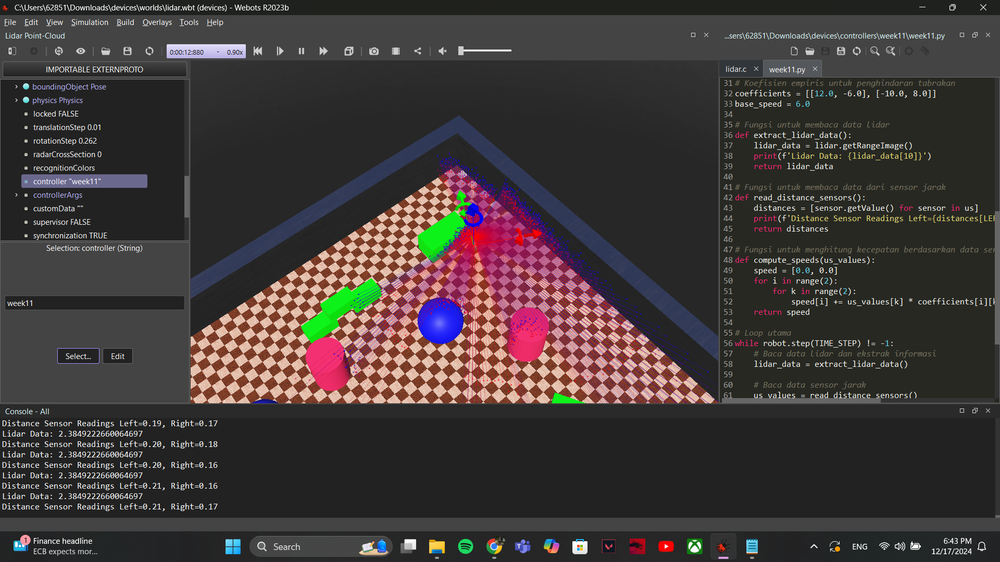
#> input picture Week 11/Simulasi robot 1.png, 1000 x 562 px, shrunk from 1920 x 1080 before the run
$ jupyter execute Nur_Ihsan_Ibrahim_Abdul_Fattah_Week_11.ipynb
#> lines starting #> are read from the running program, lines starting #| are printed output that depends on the picture; after the words box and inside, x2 and y2 are one past the last pixel; in counts of white or black regions, pixels touching at a corner belong together
[cell 1]
from google.colab import files
import cv2
import numpy as np
import matplotlib.pyplot as plt

# Unggah gambar
uploaded = files.upload()
#> the answer given: Simulasi robot 1.png
filename = list(uploaded.keys())[0]

# Load gambar
image = cv2.imread(filename, cv2.IMREAD_GRAYSCALE)
#> image: shape (562, 1000); min 0, max 255, mean 59.3

# Deteksi tepi menggunakan Canny
edges = cv2.Canny(image, 50, 150)
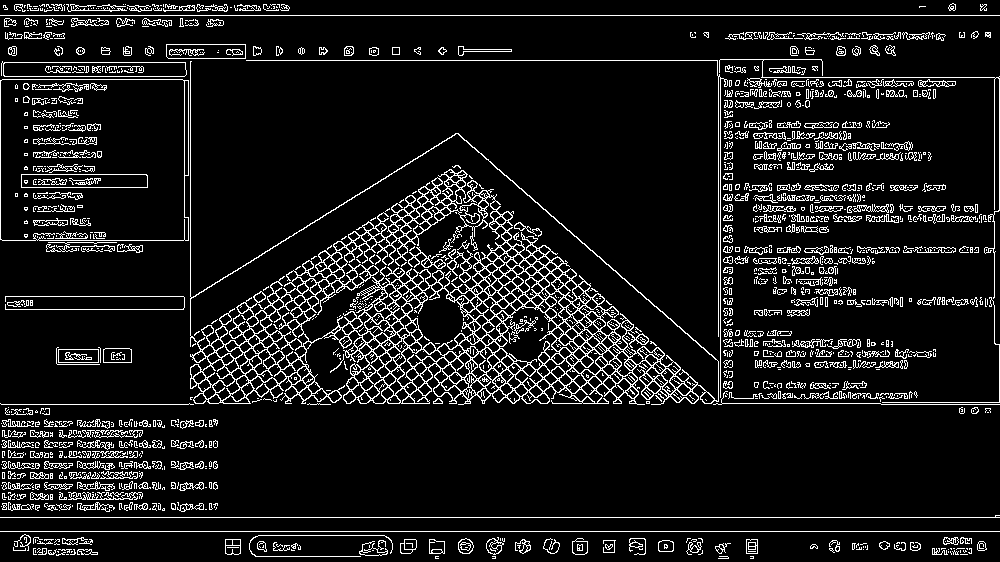
#> edges: shape (562, 1000); 9.8% white in thin lines or dots

# Deteksi garis menggunakan Hough Transform
lines = cv2.HoughLines(edges, 1, np.pi/180, 100)

# Gambar garis pada gambar asli
output = cv2.cvtColor(image, cv2.COLOR_GRAY2BGR)
if lines is not None:
    for line in lines:
        rho, theta = line[0]
        a, b = np.cos(theta), np.sin(theta)
        x0, y0 = a * rho, b * rho
        x1, y1 = int(x0 + 1000 * (-b)), int(y0 + 1000 * a)
        x2, y2 = int(x0 - 1000 * (-b)), int(y0 - 1000 * a)
        cv2.line(output, (x1, y1), (x2, y2), (0, 255, 0), 2)
#> this loop made 4059 passes
#> (rho, theta, a, b, x0, y0, x1, y1) on passes 1 to 3: (15, 1.57, -4.37e-08, 1, -6.56e-07, 15, -1000, 14), (517, 1.57, -4.37e-08, 1, -2.26e-05, 517, -1000, 516), (531, 1.57, -4.37e-08, 1, -2.32e-05, 531, -1000, 530)

# Tampilkan hasil
plt.figure(figsize=(10, 5))
plt.subplot(1, 2, 1), plt.imshow(image, cmap='gray'), plt.title("Original Image")
plt.subplot(1, 2, 2), plt.imshow(cv2.cvtColor(output, cv2.COLOR_BGR2RGB)), plt.title("Detected Lines")
plt.show()

Hasil Analisis

Kode ini digunakan untuk mendeteksi garis pada sebuah gambar. Pertama, gambar diunggah dan diubah menjadi grayscale agar lebih mudah diproses. Kemudian, algoritma Canny digunakan untuk mendeteksi tepi gambar dengan mencari perubahan intensitas piksel yang tajam. Setelah itu, metode Hough Transform diaplikasikan untuk mendeteksi garis berdasarkan parameter rho dan theta dalam koordinat polar. Garis yang terdeteksi kemudian digambar ulang pada gambar asli dengan warna hijau. Hasil akhirnya menampilkan dua gambar: gambar asli dan gambar dengan garis yang telah terdeteksi. Proses ini berguna untuk berbagai aplikasi seperti navigasi robot atau analisis gambar, meskipun akurasi deteksi sangat bergantung pada pengaturan parameter yang digunakan.

[cell 2]
from google.colab import files
import cv2
import matplotlib.pyplot as plt

# Fungsi untuk memeriksa apakah template lebih kecil dari gambar utama
def validate_template_size(main_image, template):
    if template.shape[0] > main_image.shape[0] or template.shape[1] > main_image.shape[1]:
        raise ValueError("Template size must be smaller than the main image size!")

try:
    # Unggah gambar utama
    print("Upload main image:")
    main_image_file = files.upload()
#> the answer given: Simulasi robot 2.png
    main_image_filename = list(main_image_file.keys())[0]

    # Unggah template
    print("Upload template image:")
    template_file = files.upload()
#> the answer given: Simulasi robot 2.png
    template_filename = list(template_file.keys())[0]

    # Load gambar utama dan template
    main_image = cv2.imread(main_image_filename)  # Gambar berwarna
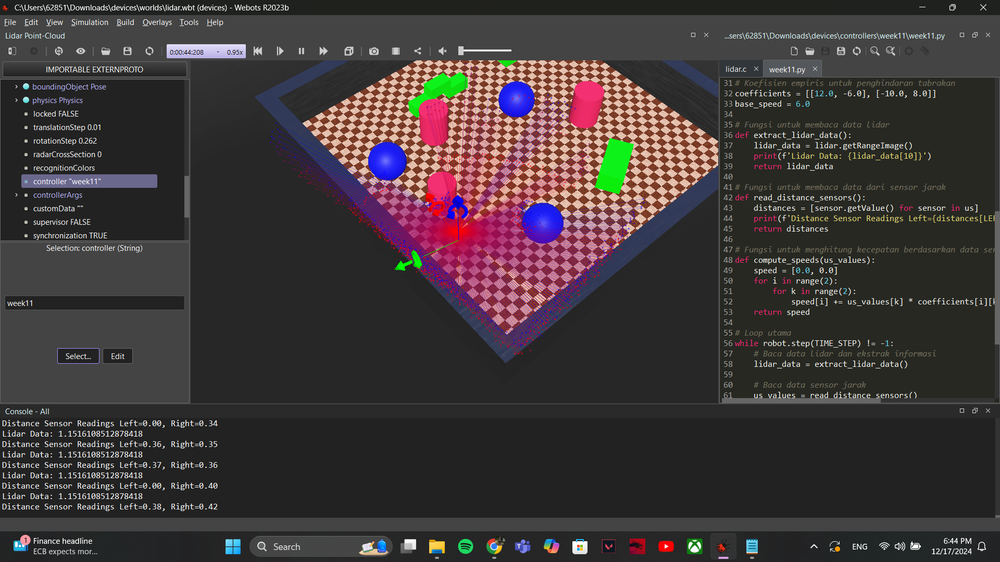
#> input picture Week 11/Simulasi robot 2.png, 1000 x 562 px, shrunk from 1920 x 1080 before the run
#> main_image is the input picture: shape (562, 1000, 3); mean B, G, R 56.9, 55.8, 63.2
    template = cv2.imread(template_filename, cv2.IMREAD_GRAYSCALE)  # Template tetap grayscale
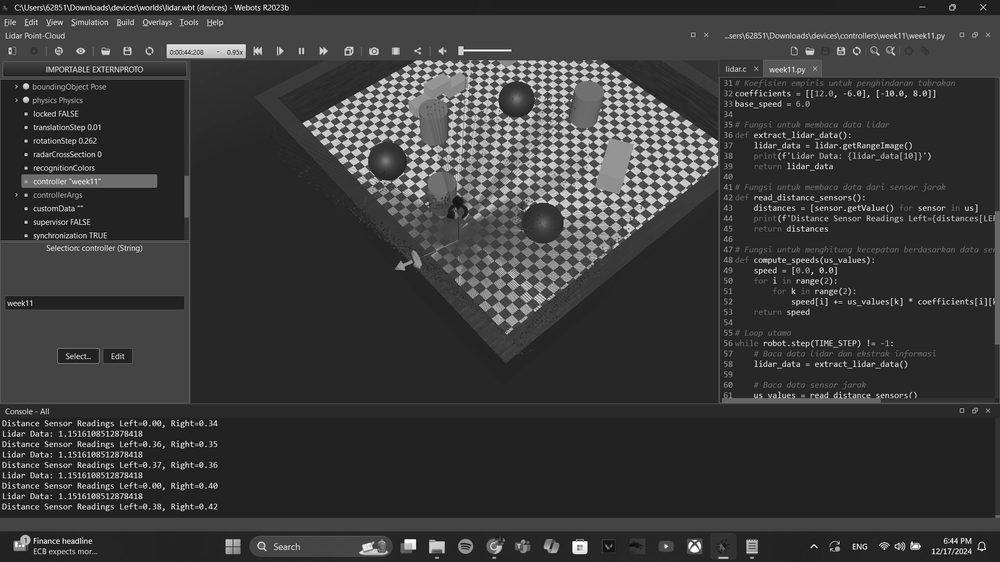
#> template: shape (562, 1000); min 0, max 255, mean 57.9

    # Validasi ukuran template
    validate_template_size(main_image, template)

    # Konversi gambar utama ke grayscale untuk template matching
    main_image_gray = cv2.cvtColor(main_image, cv2.COLOR_BGR2GRAY)

    # Lakukan Template Matching
    result = cv2.matchTemplate(main_image_gray, template, cv2.TM_CCOEFF_NORMED)
#> result = [1]
    min_val, max_val, min_loc, max_loc = cv2.minMaxLoc(result)
#> min_val = 1; max_val = 1; min_loc = (0, 0); max_loc = (0, 0)

    # Gambar kotak di sekitar area yang terdeteksi
    h, w = template.shape
#> h = 562; w = 1000
    top_left = max_loc
#> top_left = (0, 0)
    bottom_right = (top_left[0] + w, top_left[1] + h)
#> bottom_right = (1000, 562)

    # Salin gambar untuk output dan tambahkan kotak dan label
    output = main_image.copy()
    cv2.rectangle(output, top_left, bottom_right, (0, 255, 0), 2)  # Kotak hijau
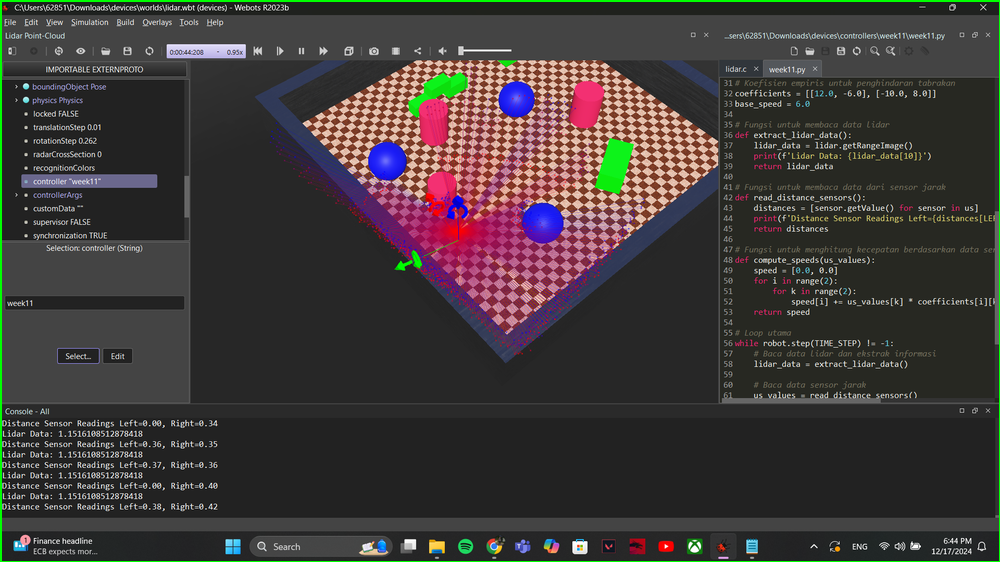
#> output: shape (562, 1000, 3); 0.83% of pixels changed, all inside (x1, y1, x2, y2) = (0, 0, 1000, 562)
    # Tambahkan kotak label di atas kotak deteksi
    label_top_left = (top_left[0], top_left[1] - 30)
#> label_top_left = (0, -30)
    label_bottom_right = (top_left[0] + 100, top_left[1])
#> label_bottom_right = (100, 0)
    cv2.rectangle(output, label_top_left, label_bottom_right, (0, 255, 0), -1)  # Kotak hijau solid untuk label
    cv2.putText(output, "Vas Bunga", (top_left[0] + 5, top_left[1] - 10), cv2.FONT_HERSHEY_SIMPLEX, 0.6, (255, 255, 255), 1)  # Teks putih di atas kotak label

    # Tampilkan hasil
    plt.figure(figsize=(10, 5))
    plt.subplot(1, 2, 1), plt.imshow(cv2.cvtColor(main_image, cv2.COLOR_BGR2RGB)), plt.title("Main Image")
    plt.subplot(1, 2, 2), plt.imshow(cv2.cvtColor(output, cv2.COLOR_BGR2RGB)), plt.title("Detected Area with Label")
    plt.show()

except ValueError as ve:
    print("Error:", ve)
except Exception as e:
    print("An unexpected error occurred:", e)

Hasil Analisis

Kode ini digunakan untuk mendeteksi objek dalam gambar menggunakan metode template matching. Proses dimulai dengan mengunggah gambar utama dan template yang ingin dicari dalam gambar utama. Sebelum melakukan pencocokan, dilakukan validasi untuk memastikan bahwa ukuran template lebih kecil dari gambar utama. Selanjutnya, gambar utama dikonversi ke format grayscale agar cocok dengan template yang juga dalam format grayscale. Dengan menggunakan fungsi cv2.matchTemplate, lokasi terbaik dari template dalam gambar utama dicari berdasarkan nilai korelasi yang dinormalisasi. Lokasi dengan nilai korelasi tertinggi kemudian digunakan untuk menggambar kotak hijau di sekitar area yang terdeteksi, lengkap dengan label "Vas Bunga" di atasnya untuk memberi identifikasi pada objek. Hasil akhirnya ditampilkan dalam dua gambar: satu menunjukkan gambar utama dan satu lagi menampilkan area yang berhasil dideteksi. Pendekatan ini sangat efektif untuk mengenali pola dalam gambar, namun keakuratannya bergantung pada kesesuaian ukuran dan kemiripan template dengan objek dalam gambar utama.

[cell 3]
from google.colab import files
import cv2
import matplotlib.pyplot as plt

# Unggah gambar
uploaded = files.upload()
#> the answer given: Simulasi robot 2.png
filename = list(uploaded.keys())[0]

# Load gambar
image = cv2.imread(filename)

# Buat Gaussian Pyramid
pyramid = [image]
for i in range(3):  # Buat 3 level pyramid
    image = cv2.pyrDown(image)
    pyramid.append(image)
#> after the loop, pyramid = 4 items

# Tampilkan setiap level
plt.figure(figsize=(15, 5))
for level, img in enumerate(pyramid):
    plt.subplot(1, len(pyramid), level + 1)
    plt.imshow(cv2.cvtColor(img, cv2.COLOR_BGR2RGB))
    plt.title(f'Level {level}')
    plt.axis('off')
#> this loop made 4 passes

plt.show()
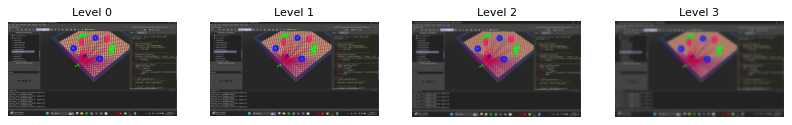
#> figure drawn by matplotlib, 4 panels

Hasil Analisis

Kode ini digunakan untuk membuat dan menampilkan Gaussian Pyramid dari sebuah gambar. Gaussian Pyramid adalah teknik dalam pemrosesan citra yang bertujuan untuk menghasilkan versi gambar dengan resolusi lebih rendah secara bertahap. Proses dimulai dengan mengunggah gambar menggunakan Google Colab, kemudian gambar tersebut dimuat menggunakan OpenCV. Selanjutnya, pyramid dibuat dengan metode cv2.pyrDown, yang secara bertahap mengurangi ukuran gambar dengan menghaluskannya menggunakan filter Gaussian sebelum melakukan subsampling. Dalam kode ini, tiga level pyramid dihasilkan, di mana gambar pada setiap level memiliki resolusi yang lebih kecil dari level sebelumnya. Gambar-gambar pada setiap level pyramid disimpan dalam sebuah daftar dan ditampilkan menggunakan Matplotlib. Hasil akhirnya adalah visualisasi gambar pada setiap level, mulai dari resolusi asli hingga resolusi yang semakin rendah. Teknik ini berguna dalam berbagai aplikasi, seperti deteksi objek, analisis skala multi-resolusi, atau kompresi gambar, karena memungkinkan analisis gambar pada berbagai tingkat detail.

[cell 4]
from google.colab import files
import cv2
import numpy as np
import matplotlib.pyplot as plt

# Unggah gambar
uploaded = files.upload()
#> the answer given: Simulasi robot 2.png
filename = list(uploaded.keys())[0]

# Load gambar
image = cv2.imread(filename, cv2.IMREAD_COLOR)
gray = cv2.cvtColor(image, cv2.COLOR_BGR2GRAY)

# Deteksi lingkaran menggunakan Hough Transform
circles = cv2.HoughCircles(
    gray,
    cv2.HOUGH_GRADIENT,
    dp=1.2,
    minDist=50,  # Pastikan jarak antar lingkaran lebih besar
    param1=100,  # Threshold untuk Canny edge detection
    param2=50,   # Sensitivitas deteksi (naikkan jika terlalu banyak deteksi)
    minRadius=50,  # Ukuran radius minimal bola
    maxRadius=150  # Ukuran radius maksimal bola
)
#> circles = 63 rows, first 8: [528.6, 172.2, 112.3], [606.6, 252.6, 149.2], [472.2, 174.6, 105.7], [666.6, 255, 149.2], [664.2, 204.6, 147.9], [498.6, 220.2, 93.8], [579, 161.4, 89.84], [418.2, 241.8, 149.2]

# Gambar lingkaran yang terdeteksi pada gambar asli
output = image.copy()
if circles is not None:
    circles = np.uint16(np.around(circles))
#> circles = 63 rows, first 8: [529, 172, 112], [607, 253, 149], [472, 175, 106], [667, 255, 149], [664, 205, 148], [499, 220, 94], [579, 161, 90], [418, 242, 149]
    for circle in circles[0, :]:
        center = (circle[0], circle[1])  # Koordinat pusat lingkaran
        radius = circle[2]  # Radius lingkaran
        cv2.circle(output, center, radius, (0, 255, 0), 2)  # Gambar lingkaran
        cv2.circle(output, center, 2, (0, 0, 255), 3)  # Gambar pusat lingkaran
#> this loop made 63 passes
#> (center, radius) on passes 1 to 12: ((529, 172), 112), ((607, 253), 149), ((472, 175), 106), ((667, 255), 149), ((664, 205), 148), ((499, 220), 94), ((579, 161), 90), ((418, 242), 149), ((434, 139), 78), ((739, 265), 133), ((604, 107), 116), ((581, 296), 149)
#> circle on passes 44 to 49: [91, 97, 91], [123, 373, 123], [611, 200, 59], [545, 70, 79], [65, 491, 61], [85, 433, 77]
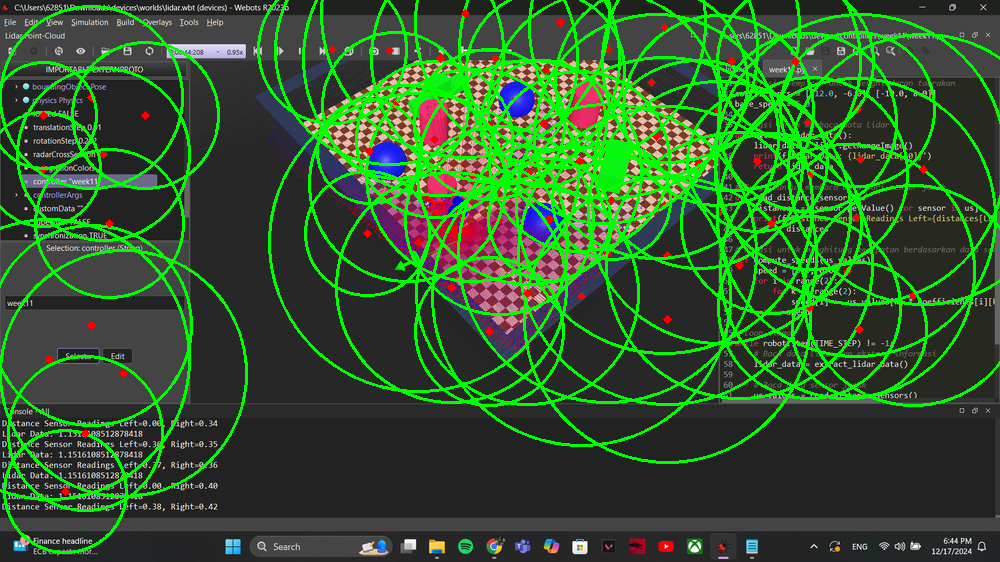
#> output: shape (562, 1000, 3); 16.68% of pixels changed, all inside (x1, y1, x2, y2) = (0, 0, 1000, 554)

# Tampilkan hasil
plt.figure(figsize=(10, 5))
plt.subplot(1, 2, 1), plt.imshow(cv2.cvtColor(image, cv2.COLOR_BGR2RGB)), plt.title("Original Image")
plt.subplot(1, 2, 2), plt.imshow(cv2.cvtColor(output, cv2.COLOR_BGR2RGB)), plt.title("Detected Circles")
plt.show()

Hasil Analisis

Kode ini digunakan untuk mendeteksi lingkaran dalam gambar menggunakan metode Hough Transform. Gambar diunggah, dikonversi ke grayscale, dan dideteksi lingkarannya menggunakan cv2.HoughCircles dengan parameter tertentu, seperti jarak antar lingkaran, radius minimal dan maksimal, serta sensitivitas deteksi. Jika lingkaran ditemukan, gambar asli ditandai dengan lingkaran hijau dan titik pusat merah menggunakan cv2.circle. Hasilnya ditampilkan dalam dua panel: gambar asli dan gambar dengan lingkaran terdeteksi. Teknik ini berguna untuk identifikasi objek berbentuk lingkaran dalam berbagai aplikasi.

[cell 5]
from google.colab import files
import cv2
import matplotlib.pyplot as plt
import numpy as np
from sklearn.cluster import KMeans

# Unggah gambar
uploaded = files.upload()
#> the answer given: Simulasi robot 2.png
filename = list(uploaded.keys())[0]

# Load gambar
image = cv2.imread(filename)
image = cv2.cvtColor(image, cv2.COLOR_BGR2RGB)  # Konversi ke format RGB
#> image: shape (562, 1000, 3)
reshaped_image = image.reshape((-1, 3))  # Ubah menjadi array 2D (pixel x warna)

# K-Means Clustering untuk menemukan warna dominan
k = 5  # Jumlah cluster warna
kmeans = KMeans(n_clusters=k)
kmeans.fit(reshaped_image)

# Ekstrak warna dominan
dominant_colors = kmeans.cluster_centers_
dominant_colors = np.uint8(dominant_colors)

# Tampilkan warna dominan
plt.figure(figsize=(10, 5))
for i, color in enumerate(dominant_colors):
    plt.subplot(1, k, i + 1)
    plt.imshow([[color / 255]])  # Normalisasi ke rentang 0-1 untuk plt
    plt.axis('off')
    plt.title(f"Color {i+1}")
plt.show()

Hasil Analisis

Kode tersebut menggunakan K-Means Clustering untuk menentukan 5 warna dominan dalam gambar. Gambar diunggah, diubah ke format RGB, dan diratakan menjadi array piksel. Algoritma K-Means mengelompokkan piksel berdasarkan warna, lalu menghasilkan pusat cluster sebagai warna dominan. Warna dominan ditampilkan sebagai kotak warna dengan Matplotlib.

[cell 6]
from google.colab import files
import cv2
import matplotlib.pyplot as plt

# Unggah gambar
uploaded = files.upload()
#> the answer given: Simulasi robot 2.png
filename = list(uploaded.keys())[0]

# Load gambar
image = cv2.imread(filename)
gray = cv2.cvtColor(image, cv2.COLOR_BGR2GRAY)

# Gaussian Blur untuk mengurangi noise
blurred = cv2.GaussianBlur(gray, (7, 7), 0)

# Adaptive Threshold untuk pencahayaan tidak merata
threshold = cv2.adaptiveThreshold(
    blurred, 255, cv2.ADAPTIVE_THRESH_GAUSSIAN_C, cv2.THRESH_BINARY, 11, 2
)
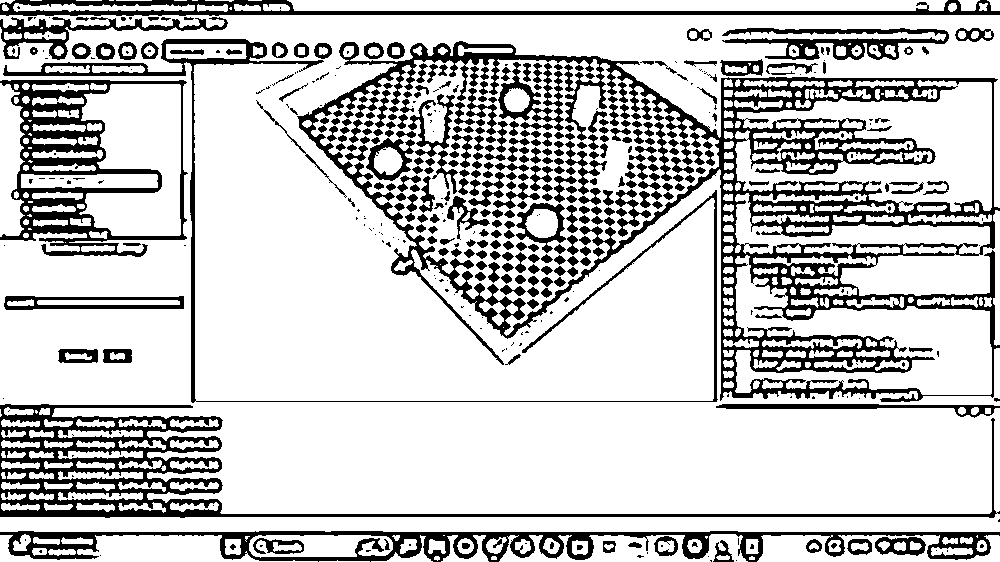
#> threshold: shape (562, 1000); 78% white; 497 black regions (169 under 20 px), largest, box (x1, y1, x2, y2) and area: (297, 41, 1000, 402) 38525, (0, 404, 1000, 518) 15079, (0, 531, 1000, 562) 9806

# Deteksi tepi menggunakan Canny
edges = cv2.Canny(threshold, 50, 150)
#> edges: shape (562, 1000); 11.2% white in thin lines or dots

# Temukan kontur
contours, _ = cv2.findContours(edges, cv2.RETR_EXTERNAL, cv2.CHAIN_APPROX_SIMPLE)

# Filter kontur besar berdasarkan area
filtered_contours = [cnt for cnt in contours if cv2.contourArea(cnt) > 500]  # Fokus pada objek besar

# Periksa apakah kontur ditemukan
if len(filtered_contours) > 0:
    # Gambar kontur pada gambar asli
    output = image.copy()
    cv2.drawContours(output, filtered_contours, -1, (0, 255, 0), 2)
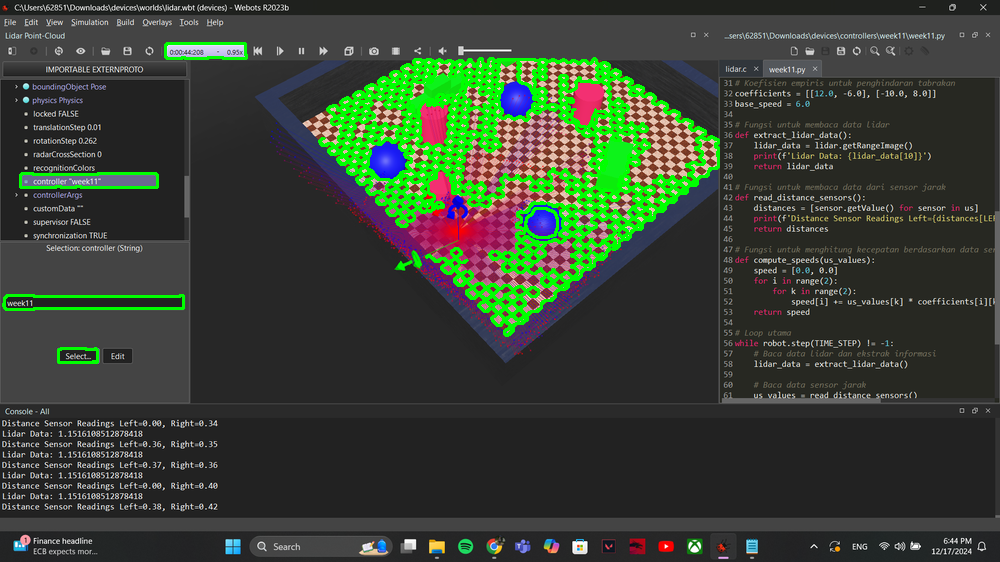
#> output: shape (562, 1000, 3); 5.62% of pixels changed, all inside (x1, y1, x2, y2) = (2, 42, 720, 364)

    # Tampilkan hasil
    plt.figure(figsize=(10, 5))
    plt.subplot(1, 2, 1), plt.imshow(cv2.cvtColor(image, cv2.COLOR_BGR2RGB)), plt.title("Original Image")
    plt.subplot(1, 2, 2), plt.imshow(cv2.cvtColor(output, cv2.COLOR_BGR2RGB)), plt.title("Detected Contours")
    plt.show()
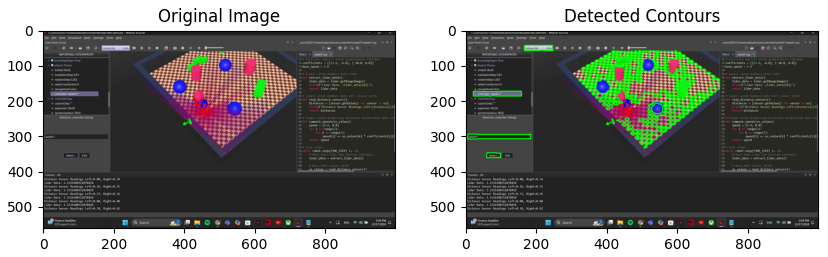
#> figure drawn by matplotlib, 2 panels
else:
    print("No contours detected. Try adjusting the threshold or area filter parameters.")
